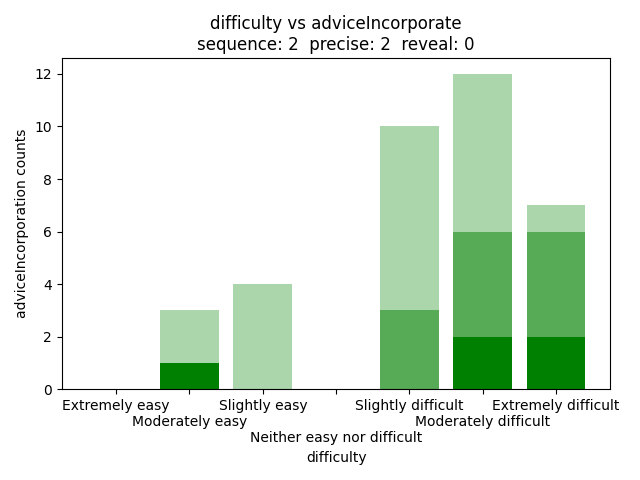

Recreate this plot in Python.
import pandas as pd
import matplotlib.pyplot as plt
import seaborn as sns
import numpy as np

data = pd.read_csv("qualitative.csv")
seq = 2
prec = 2
rev = 0
data = data[(data['con.sequence'] == seq) & (data['con.precise'] == prec) & (data['con.reveal'] == rev)]

f1a = data[(data["difficulty"] == "Extremely easy") & (data["adviceIncorporate"] == "Did not follow the advice at all or only rarely")].shape[0]
f1b = data[(data["difficulty"] == "Moderately easy") & (data["adviceIncorporate"] == "Did not follow the advice at all or only rarely")].shape[0]
f1c = data[(data["difficulty"] == "Slightly easy") & (data["adviceIncorporate"] == "Did not follow the advice at all or only rarely")].shape[0]
f1d = data[(data["difficulty"] == "Neither easy nor difficult") & (data["adviceIncorporate"] == "Did not follow the advice at all or only rarely")].shape[0]
f1e = data[(data["difficulty"] == "Slightly difficult") & (data["adviceIncorporate"] == "Did not follow the advice at all or only rarely")].shape[0]
f1f = data[(data["difficulty"] == "Moderately difficult") & (data["adviceIncorporate"] == "Did not follow the advice at all or only rarely")].shape[0]
f1g = data[(data["difficulty"] == "Extremely difficult") & (data["adviceIncorporate"] == "Did not follow the advice at all or only rarely")].shape[0]

f2a = data[(data["difficulty"] == "Extremely easy") & (data["adviceIncorporate"] == "Generally followed the advice but deviated sometimes when I thought I had a better strategy")].shape[0]
f2b = data[(data["difficulty"] == "Moderately easy") & (data["adviceIncorporate"] == "Generally followed the advice but deviated sometimes when I thought I had a better strategy")].shape[0]
f2c = data[(data["difficulty"] == "Slightly easy") & (data["adviceIncorporate"] == "Generally followed the advice but deviated sometimes when I thought I had a better strategy")].shape[0]
f2d = data[(data["difficulty"] == "Neither easy nor difficult") & (data["adviceIncorporate"] == "Generally followed the advice but deviated sometimes when I thought I had a better strategy")].shape[0]
f2e = data[(data["difficulty"] == "Slightly difficult") & (data["adviceIncorporate"] == "Generally followed the advice but deviated sometimes when I thought I had a better strategy")].shape[0]
f2f = data[(data["difficulty"] == "Moderately difficult") & (data["adviceIncorporate"] == "Generally followed the advice but deviated sometimes when I thought I had a better strategy")].shape[0]
f2g = data[(data["difficulty"] == "Extremely difficult") & (data["adviceIncorporate"] == "Generally followed the advice but deviated sometimes when I thought I had a better strategy")].shape[0]

f3a = data[(data["difficulty"] == "Extremely easy") & (data["adviceIncorporate"] == "Always followed the AI advice closely")].shape[0]
f3b = data[(data["difficulty"] == "Moderately easy") & (data["adviceIncorporate"] == "Always followed the AI advice closely")].shape[0]
f3c = data[(data["difficulty"] == "Slightly easy") & (data["adviceIncorporate"] == "Always followed the AI advice closely")].shape[0]
f3d = data[(data["difficulty"] == "Neither easy nor difficult") & (data["adviceIncorporate"] == "Always followed the AI advice closely")].shape[0]
f3e = data[(data["difficulty"] == "Slightly difficult") & (data["adviceIncorporate"] == "Always followed the AI advice closely")].shape[0]
f3f = data[(data["difficulty"] == "Moderately difficult") & (data["adviceIncorporate"] == "Always followed the AI advice closely")].shape[0]
f3g = data[(data["difficulty"] == "Extremely difficult") & (data["adviceIncorporate"] == "Always followed the AI advice closely")].shape[0]


d1 = {
    "f1a": f1a,
    "f1b": f1b,
    "f1c": f1c,
    "f1d": f1d,
    "f1e": f1e,
    "f1f": f1f,
    "f1g": f1g
}

d2 = {
    "f2a": f2a,
    "f2b": f2b,
    "f2c": f2c,
    "f2d": f2d,
    "f2e": f2e,
    "f2f": f2f,
    "f2g": f2g
}

d3 = {
    "f3a": f3a,
    "f3b": f3b,
    "f3c": f3c,
    "f3d": f3d,
    "f3e": f3e,
    "f3f": f3f,
    "f3g": f3g
}



keys1 = list(d1.keys())
keys2 = list(d2.keys())
keys3 = list(d3.keys())

keys = list(["Extremely easy", "\nModerately easy", "Slightly easy", "\n\nNeither easy nor difficult", "Slightly difficult", "\nModerately difficult", "Extremely difficult"])

vals1 = np.array(list(d1.values()))
vals2 = np.array(list(d2.values()))
vals3 = np.array(list(d3.values()))

print(vals1)
print(vals2)
print(vals3)


plt.bar(keys, vals1, color = "green", label = "Did not follow the advice at all or only rarely", alpha = 1)
plt.bar(keys, vals2, bottom = vals1, color = "green", label = "Generally followed the advice but deviated sometimes when I thought I had a better strategy", alpha = 0.66)
base = vals1
plt.bar(keys, vals3, bottom = base + vals2, color = "green", label = "Always followed the AI advice closely", alpha = 0.33)
plt.title("difficulty vs adviceIncorporate" + "\n" + f"sequence: {seq}  precise: {prec}  reveal: {rev}")
plt.xlabel("difficulty")
plt.ylabel("adviceIncorporation counts")
plt.tight_layout()

plt.show()
